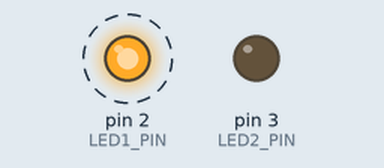
Bench run of a sketch on a simulated Arduino Uno, built with avr-gcc and run on an emulated ATmega328P. Parts: output pins drawn as LEDs (lit = HIGH). Dashed ring = blinking.

Above: at 0.5 s.
Timing chart, 0 to 4.6 s (numbered marks = the images above):
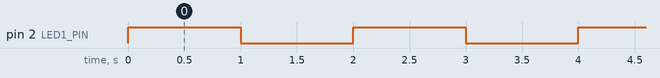

The sketch:

lab6_part1.ino
```cpp
const uint8_t LED1_PIN = 2;
const uint8_t LED2_PIN = 3;


void setup() {
  pinMode(LED1_PIN, OUTPUT);
  pinMode(LED2_PIN, OUTPUT);
}

void loop() {
  //part one
  digitalWrite(LED1_PIN, HIGH);
  delay(1000);
  digitalWrite(LED1_PIN, LOW);
  delay(1000);
}
```

Measured:
- by itself, pin 2 (LED1_PIN): alternates HIGH for 1.0 s and LOW for 1.0 s
